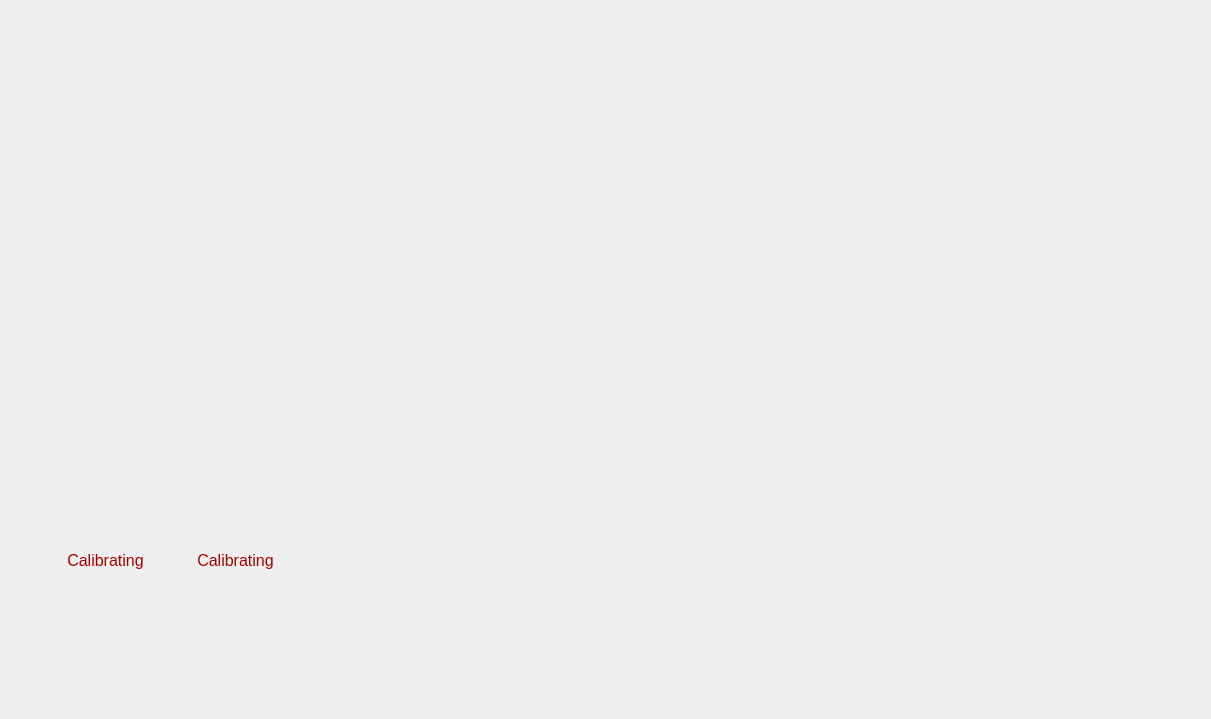
<?xml version="1.0" encoding="UTF-8"?>
<ui version="4.0">
 <class>Form</class>
 <widget class="QWidget" name="Form">
  <property name="geometry">
   <rect>
    <x>0</x>
    <y>0</y>
    <width>1211</width>
    <height>719</height>
   </rect>
  </property>
  <property name="windowTitle">
   <string>Form</string>
  </property>
  <widget class="QLabel" name="label">
   <property name="geometry">
    <rect>
     <x>-20</x>
     <y>30</y>
     <width>1241</width>
     <height>711</height>
    </rect>
   </property>
   <property name="styleSheet">
    <string notr="true"/>
   </property>
   <property name="text">
    <string/>
   </property>
   <property name="pixmap">
    <pixmap resource="rec.qrc">:/newPrefix/lib/bg_new_1.png</pixmap>
   </property>
   <property name="scaledContents">
    <bool>true</bool>
   </property>
  </widget>
  <widget class="QLabel" name="label_1">
   <property name="geometry">
    <rect>
     <x>60</x>
     <y>160</y>
     <width>211</width>
     <height>61</height>
    </rect>
   </property>
   <property name="text">
    <string/>
   </property>
   <property name="pixmap">
    <pixmap resource="rec.qrc">:/redc/lib/ui_2.jpg</pixmap>
   </property>
   <property name="scaledContents">
    <bool>true</bool>
   </property>
  </widget>
  <widget class="QLabel" name="label_1tm">
   <property name="geometry">
    <rect>
     <x>60</x>
     <y>90</y>
     <width>211</width>
     <height>61</height>
    </rect>
   </property>
   <property name="text">
    <string/>
   </property>
   <property name="pixmap">
    <pixmap resource="rec.qrc">:/redc/lib/ui_2.jpg</pixmap>
   </property>
   <property name="scaledContents">
    <bool>true</bool>
   </property>
  </widget>
  <widget class="QLabel" name="label_3">
   <property name="geometry">
    <rect>
     <x>50</x>
     <y>480</y>
     <width>251</width>
     <height>151</height>
    </rect>
   </property>
   <property name="text">
    <string/>
   </property>
   <property name="pixmap">
    <pixmap resource="rec.qrc">:/redc/lib/ui_2.jpg</pixmap>
   </property>
   <property name="scaledContents">
    <bool>true</bool>
   </property>
  </widget>
  <widget class="QLabel" name="label_4">
   <property name="geometry">
    <rect>
     <x>400</x>
     <y>160</y>
     <width>391</width>
     <height>391</height>
    </rect>
   </property>
   <property name="text">
    <string/>
   </property>
   <property name="pixmap">
    <pixmap>lib/plasma.gif</pixmap>
   </property>
   <property name="scaledContents">
    <bool>true</bool>
   </property>
  </widget>
  <widget class="QLabel" name="label_5">
   <property name="geometry">
    <rect>
     <x>850</x>
     <y>90</y>
     <width>331</width>
     <height>61</height>
    </rect>
   </property>
   <property name="text">
    <string/>
   </property>
   <property name="pixmap">
    <pixmap resource="rec.qrc">:/redc/lib/ui_2.jpg</pixmap>
   </property>
   <property name="scaledContents">
    <bool>true</bool>
   </property>
  </widget>
  <widget class="QLabel" name="label_6">
   <property name="geometry">
    <rect>
     <x>70</x>
     <y>170</y>
     <width>191</width>
     <height>41</height>
    </rect>
   </property>
   <property name="text">
    <string>&lt;html&gt;&lt;head/&gt;&lt;body&gt;&lt;p align=&quot;center&quot;&gt;&lt;span style=&quot; font-size:9pt;&quot;&gt;&lt;br/&gt;&lt;/span&gt;&lt;/p&gt;&lt;/body&gt;&lt;/html&gt;</string>
   </property>
  </widget>
  <widget class="QLabel" name="label_6tm">
   <property name="geometry">
    <rect>
     <x>80</x>
     <y>100</y>
     <width>181</width>
     <height>41</height>
    </rect>
   </property>
   <property name="text">
    <string>&lt;html&gt;&lt;head/&gt;&lt;body&gt;&lt;p align=&quot;justify&quot;&gt;&lt;span style=&quot; font-size:12pt;&quot;&gt;&lt;br/&gt;&lt;/span&gt;&lt;/p&gt;&lt;/body&gt;&lt;/html&gt;</string>
   </property>
  </widget>
  <widget class="QLabel" name="label_2">
   <property name="geometry">
    <rect>
     <x>100</x>
     <y>500</y>
     <width>55</width>
     <height>16</height>
    </rect>
   </property>
   <property name="text">
    <string/>
   </property>
  </widget>
  <widget class="QLabel" name="label_circle1">
   <property name="geometry">
    <rect>
     <x>40</x>
     <y>490</y>
     <width>131</width>
     <height>131</height>
    </rect>
   </property>
   <property name="text">
    <string/>
   </property>
   <property name="pixmap">
    <pixmap>lib/blue_circle_2.gif</pixmap>
   </property>
   <property name="scaledContents">
    <bool>true</bool>
   </property>
  </widget>
  <widget class="QLabel" name="label_7">
   <property name="geometry">
    <rect>
     <x>220</x>
     <y>540</y>
     <width>121</width>
     <height>81</height>
    </rect>
   </property>
   <property name="text">
    <string/>
   </property>
  </widget>
  <widget class="QLabel" name="label_circle_purple">
   <property name="geometry">
    <rect>
     <x>320</x>
     <y>530</y>
     <width>561</width>
     <height>71</height>
    </rect>
   </property>
   <property name="text">
    <string/>
   </property>
   <property name="pixmap">
    <pixmap>lib/circle_purple.gif</pixmap>
   </property>
   <property name="scaledContents">
    <bool>true</bool>
   </property>
  </widget>
  <widget class="QLabel" name="label_circle2">
   <property name="geometry">
    <rect>
     <x>170</x>
     <y>490</y>
     <width>131</width>
     <height>131</height>
    </rect>
   </property>
   <property name="text">
    <string/>
   </property>
   <property name="pixmap">
    <pixmap>lib/blue_circle_2.gif</pixmap>
   </property>
   <property name="scaledContents">
    <bool>true</bool>
   </property>
  </widget>
  <widget class="QLabel" name="label_text_cpu">
   <property name="geometry">
    <rect>
     <x>80</x>
     <y>520</y>
     <width>51</width>
     <height>31</height>
    </rect>
   </property>
   <property name="text">
    <string/>
   </property>
   <property name="scaledContents">
    <bool>true</bool>
   </property>
  </widget>
  <widget class="QLabel" name="label_text_mem">
   <property name="geometry">
    <rect>
     <x>200</x>
     <y>520</y>
     <width>71</width>
     <height>31</height>
    </rect>
   </property>
   <property name="text">
    <string/>
   </property>
   <property name="scaledContents">
    <bool>true</bool>
   </property>
  </widget>
  <widget class="QLabel" name="label_box_cpu">
   <property name="geometry">
    <rect>
     <x>50</x>
     <y>540</y>
     <width>111</width>
     <height>41</height>
    </rect>
   </property>
   <property name="text">
    <string>&lt;html&gt;&lt;head/&gt;&lt;body&gt;&lt;p align=&quot;center&quot;&gt;&lt;span style=&quot; font-size:12pt; color:#aa0000;&quot;&gt;Calibrating&lt;/span&gt;&lt;/p&gt;&lt;/body&gt;&lt;/html&gt;</string>
   </property>
   <property name="textFormat">
    <enum>Qt::RichText</enum>
   </property>
   <property name="scaledContents">
    <bool>true</bool>
   </property>
  </widget>
  <widget class="QLabel" name="label_box_mem">
   <property name="geometry">
    <rect>
     <x>180</x>
     <y>540</y>
     <width>111</width>
     <height>41</height>
    </rect>
   </property>
   <property name="text">
    <string>&lt;html&gt;&lt;head/&gt;&lt;body&gt;&lt;p align=&quot;center&quot;&gt;&lt;span style=&quot; font-size:12pt; color:#aa0000;&quot;&gt;Calibrating&lt;/span&gt;&lt;/p&gt;&lt;/body&gt;&lt;/html&gt;</string>
   </property>
   <property name="textFormat">
    <enum>Qt::RichText</enum>
   </property>
   <property name="scaledContents">
    <bool>true</bool>
   </property>
  </widget>
  <widget class="QLabel" name="label_box_cpu_engine">
   <property name="geometry">
    <rect>
     <x>50</x>
     <y>650</y>
     <width>251</width>
     <height>16</height>
    </rect>
   </property>
   <property name="text">
    <string/>
   </property>
  </widget>
  <widget class="QLabel" name="label_box_cpu_arch_bits">
   <property name="geometry">
    <rect>
     <x>50</x>
     <y>670</y>
     <width>251</width>
     <height>16</height>
    </rect>
   </property>
   <property name="text">
    <string/>
   </property>
  </widget>
  <widget class="QLabel" name="label_box_cpu_speed">
   <property name="geometry">
    <rect>
     <x>50</x>
     <y>630</y>
     <width>251</width>
     <height>16</height>
    </rect>
   </property>
   <property name="text">
    <string/>
   </property>
  </widget>
  <widget class="QLabel" name="label_gif_dashboard">
   <property name="geometry">
    <rect>
     <x>80</x>
     <y>260</y>
     <width>171</width>
     <height>161</height>
    </rect>
   </property>
   <property name="text">
    <string/>
   </property>
   <property name="pixmap">
    <pixmap>lib/periscope.gif</pixmap>
   </property>
   <property name="scaledContents">
    <bool>true</bool>
   </property>
  </widget>
 </widget>
 <resources>
  <include location="rec.qrc"/>
 </resources>
 <connections/>
</ui>
